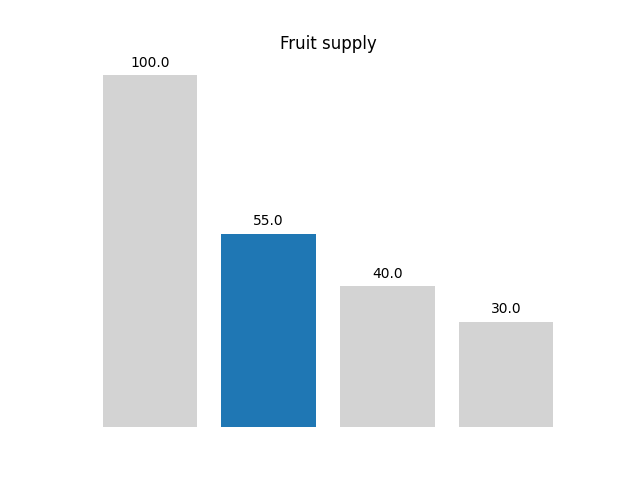

Here is the Python script that generated this plot:
import matplotlib.pyplot as plt
import numpy as np

# demo data
fruits = ['apple', 'blueberry', 'cherry', 'orange']
counts = [40, 100, 30, 55]
bar_labels = ['red', 'blue', '_red', 'orange']
bar_colors = ['#d3d3d3', '#d3d3d3', '#d3d3d3', 'tab:blue']

sord_oder = np.argsort(counts)[::-1]
fruits_oder = [fruits[i] for i in sord_oder]
counts_oder = [counts[i] for i in sord_oder]
bar_labels_oder = [bar_labels[i] for i in sord_oder]
bar_colors_oder = [bar_colors[i] for i in sord_oder]

# plot
fig, ax = plt.subplots()
ax.bar(fruits_oder, counts_oder, label=bar_labels_oder, color=bar_colors_oder)

ax.set_title('Fruit supply')

plt.gca().spines['right'].set_visible(False)
plt.gca().spines['top'].set_visible(False)
plt.gca().spines['bottom'].set_visible(False)
plt.gca().spines['left'].set_visible(False)

for p in ax.patches:
    ax.annotate(format(p.get_height(), '.1f'), 
                   (p.get_x() + p.get_width() / 2., p.get_height()), 
                   ha = 'center', va = 'center', 
                   xytext = (0, 9), 
                   textcoords = 'offset points')

plt.tick_params(labelbottom=True, labelleft=False, labelright=False, labeltop=False, bottom=True, left=False, right=False, top=False)

plt.gca().axis('off')
plt.savefig('data_ink.png')